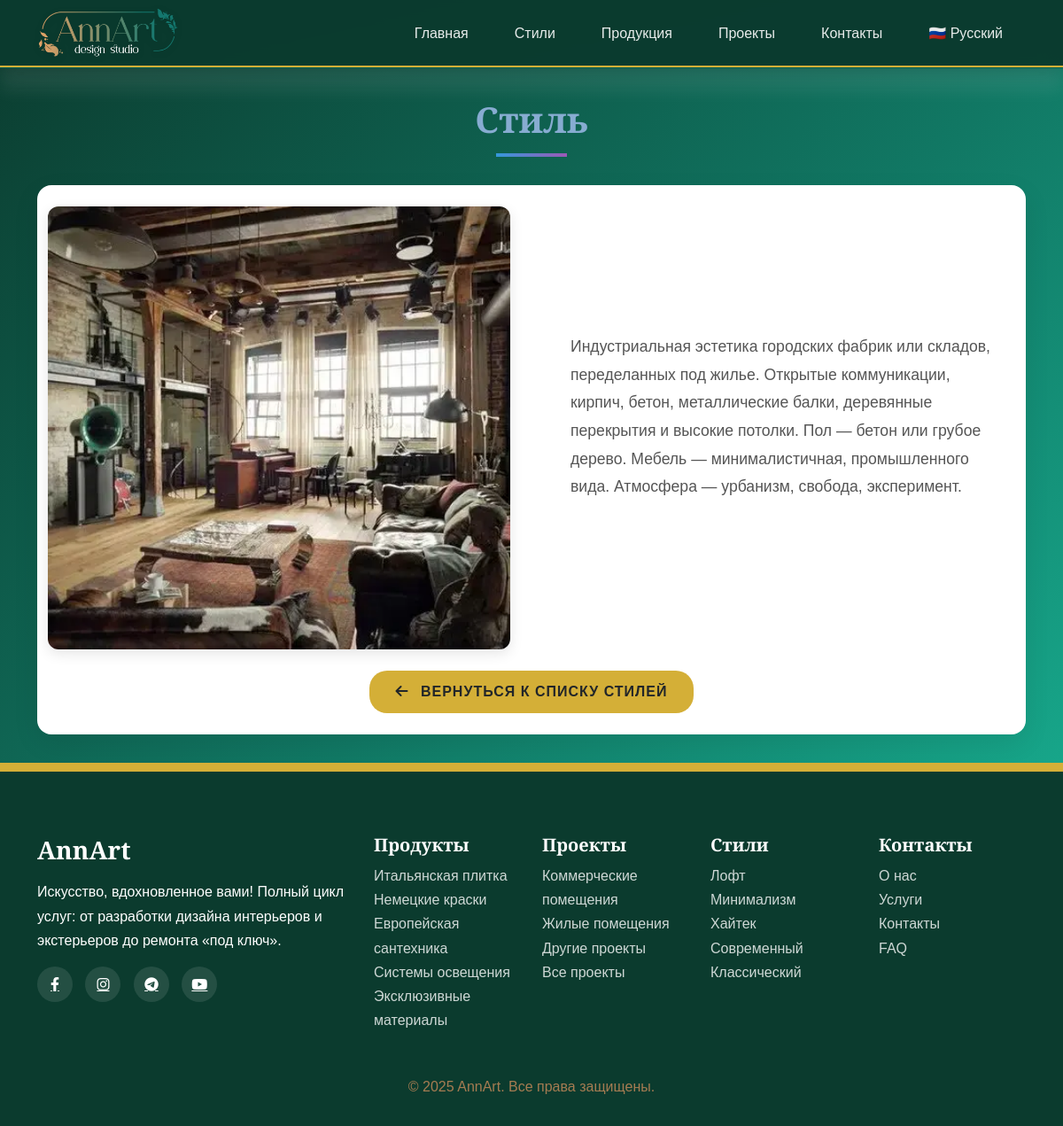
The page /ru/styles/16/ on the database as committed earlier.
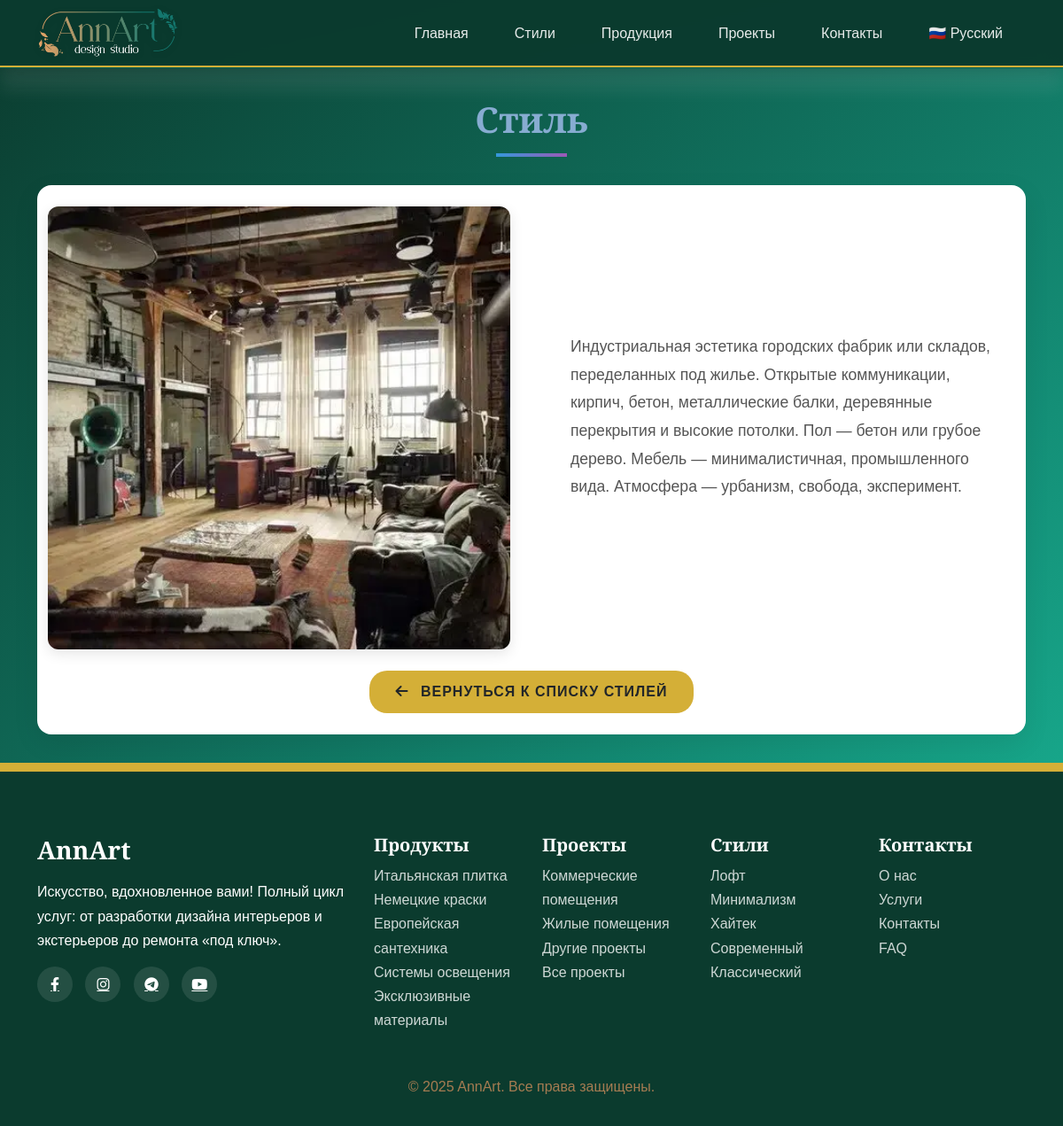
The same page on the database as committed later.
### main/models.py (models this page shows, shortened)
class StyleItem(models.Model):
    title = models.CharField(
        _('Название стиля'),
        max_length=255
    )
    description = models.TextField(
        _('Описание')
    )
    image = models.ImageField(
        _('Изображение'),
        upload_to='styles/'
    )
    order = models.PositiveIntegerField(
        _('Порядок'),
        default=0
    )
    class Meta:
        ordering = ('order',)
        verbose_name = "Стиль"
        verbose_name_plural = "Стили"

### main/views.py (the view)
# urls.py: path('styles/<int:pk>/', views.StyleItemDetailView.as_view(), name='style_detail'),
class StyleItemDetailView(DetailView):
    model = StyleItem
    template_name = 'styles_detail.html'
    context_object_name = 'style'

### templates/styles_detail.html (shortened to what this page needs)
{% extends 'base.html' %}
{% load static i18n %}
{% block extra_css %}
	<link rel="stylesheet" href="{% static 'css/styles_detail.css' %}">
{% endblock %}
{% block content %}
    <section class="style-detail-section">
        <div class="container">
            <div class="row justify-content-center">
                <div class="col-lg-10 text-center fade-in">
                    <h1 class="style-title">{% blocktrans %}Стиль {{ style.title }}{% endblocktrans %}</h1>
                </div>
            </div>
            <div class="row justify-content-center fade-in" style="animation-delay: 0.2s;">
                <div class="col-lg-12">
                    <div class="style-detail-card">
                        <div class="row align-items-center">
                            <div class="col-lg-6 p-4">
                                <div class="style-image-container">
                                    {% if style.image %}
                                        <img src="{{ style.image.url }}" alt="{{ style.title }}" class="style-image">
                                    {% else %}
                                        <img src="{% static 'images/default-style.jpg' %}" alt="Default style image" class="style-image">
                                    {% endif %}
                                </div>
                            </div>
                            <div class="col-lg-6">
                                <div class="style-description">
                                    {% if style.description %}
                                        {{ style.description|linebreaks }}
                                    {% else %}
                                        <p class="text-muted">{% trans "Описание стиля пока отсутствует." %}</p>
                                    {% endif %}
                                </div>
                            </div>
                        </div>
                        <div class="text-center pb-4">
                            <a href="{% url 'styles' %}" class="btn btn-custom">
                                <i class="fas fa-arrow-left me-2"></i> {% trans "Вернуться к списку стилей" %}
                            </a>
                        </div>
                    </div>
                </div>
            </div>
        </div>
    </section>
{% endblock %}

Rows that differ between the two databases and show on the page:
changed StyleItem: image: a different picture
